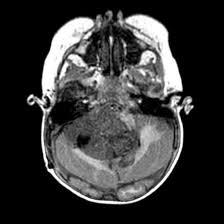
#> input picture Graph Cut/medical_image.jpg, 224 x 224 px, found by its file name
$ python OTSU.py
#> lines starting #> are read from the running program, lines starting #| are printed output that depends on the picture; after the words box and inside, x2 and y2 are one past the last pixel; in counts of white or black regions, pixels touching at a corner belong together
import cv2
import numpy as np


image = cv2.imread("Otsu\medical_image.jpg", 0)
#> image is the input picture: shape (224, 224); min 0, max 255, mean 55.9


ret, segmented = cv2.threshold(
    image,
    0,
    255,
    cv2.THRESH_BINARY + cv2.THRESH_OTSU
)
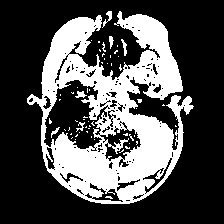
#> segmented: shape (224, 224); 31.1% white; 58 white regions (51 under 20 px), largest, box (x1, y1, x2, y2) and area: (27, 11, 194, 204) 15114, (102, 11, 112, 28) 57, (75, 91, 87, 98) 48
#> ret = 83

cv2.imwrite("Otsu\otsu_result.png", segmented)


print("Optimal Threshold:", ret)
#| Optimal Threshold: 83.0

$ run again, with Graph Cut/image.png saved as Graph Cut/medical_image.jpg
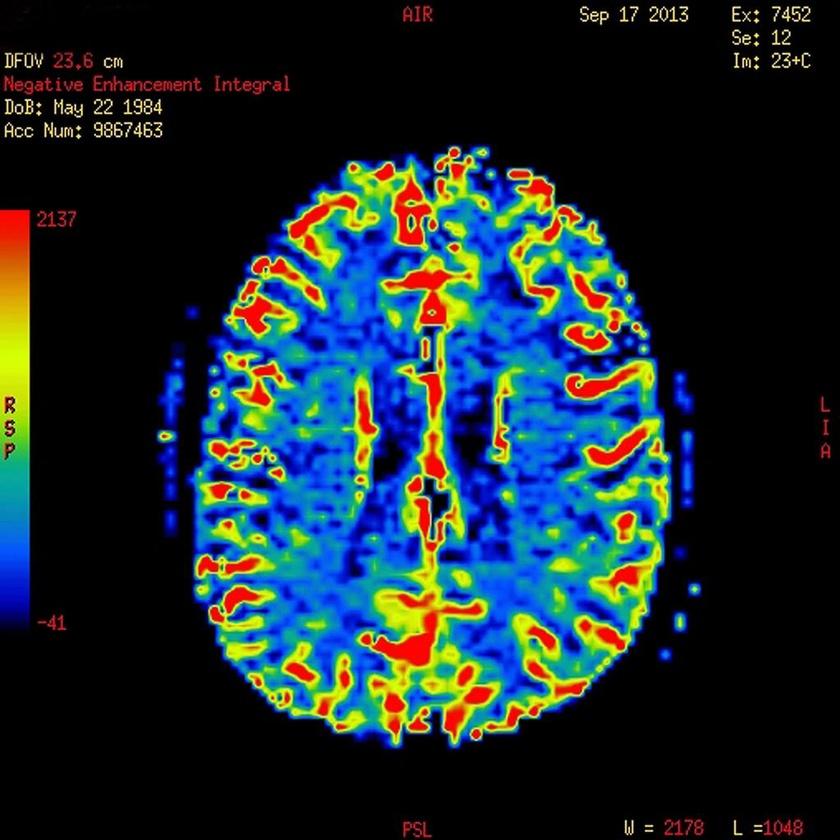
#> input picture Graph Cut/image.png, 840 x 840 px, shrunk from 1024 x 1024 before the run, found by its file name
#> `image = cv2.imread("Otsu\medical_image.jpg", 0)`:
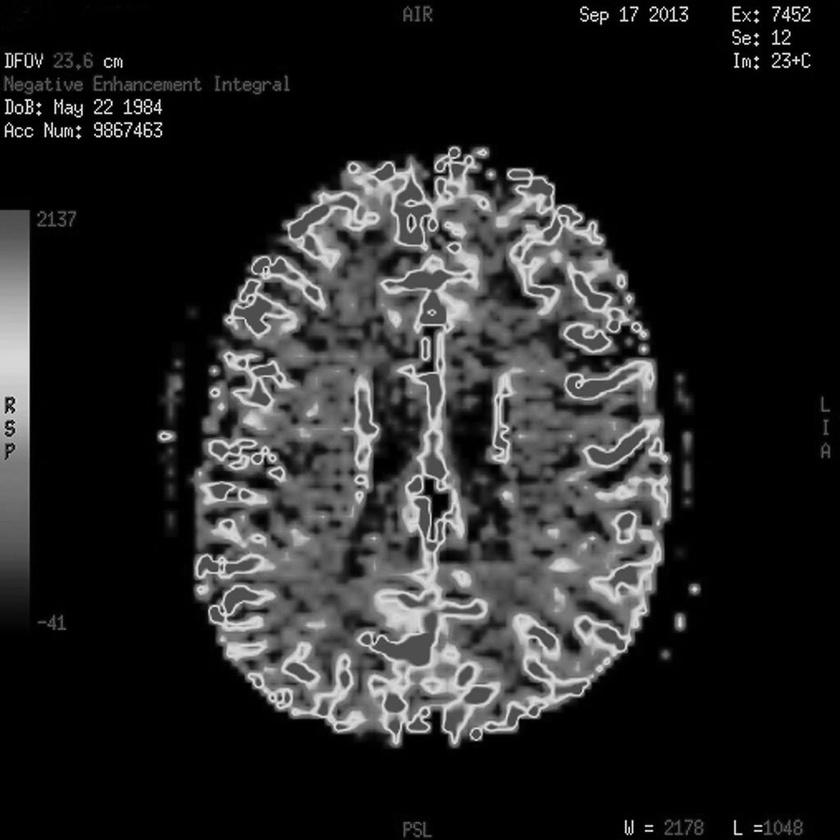
#> image: shape (840, 840); min 0, max 254, mean 38
#> `ret, segmented = cv2.threshold( image, 0, 255, cv2.THRESH_BINARY + cv2..`:
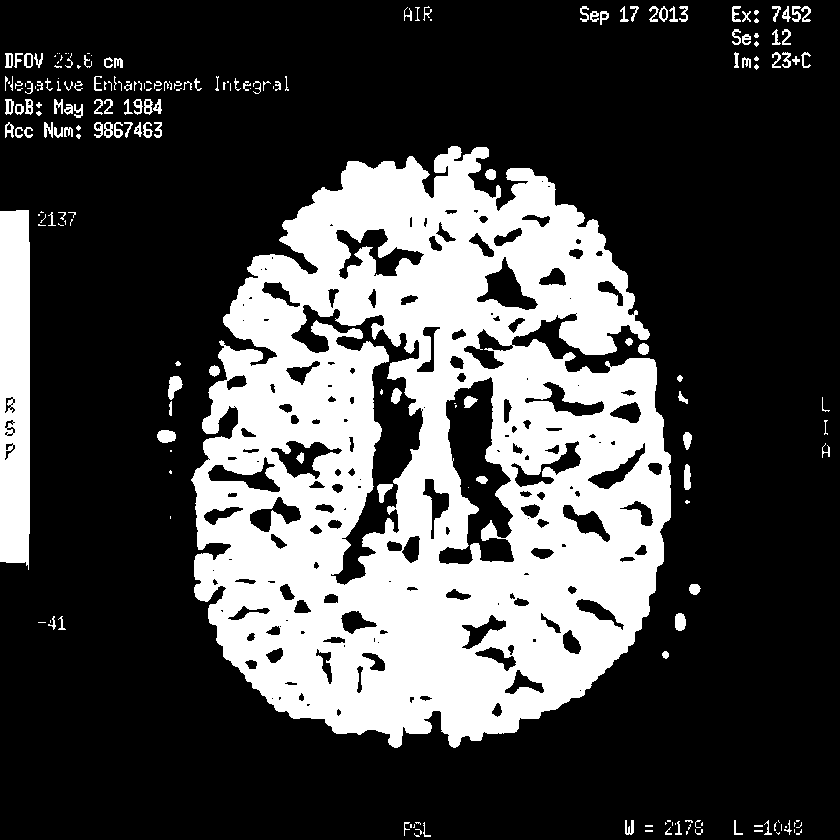
#> segmented: shape (840, 840); 28% white; 215 white regions (93 under 20 px), largest, box (x1, y1, x2, y2) and area: (191, 146, 671, 748) 179211, (0, 210, 30, 570) 10320, (168, 376, 183, 400) 222
#> ret = 64
#| Optimal Threshold: 64.0

$ run again, with Graph Cut/image2.png saved as Graph Cut/medical_image.jpg
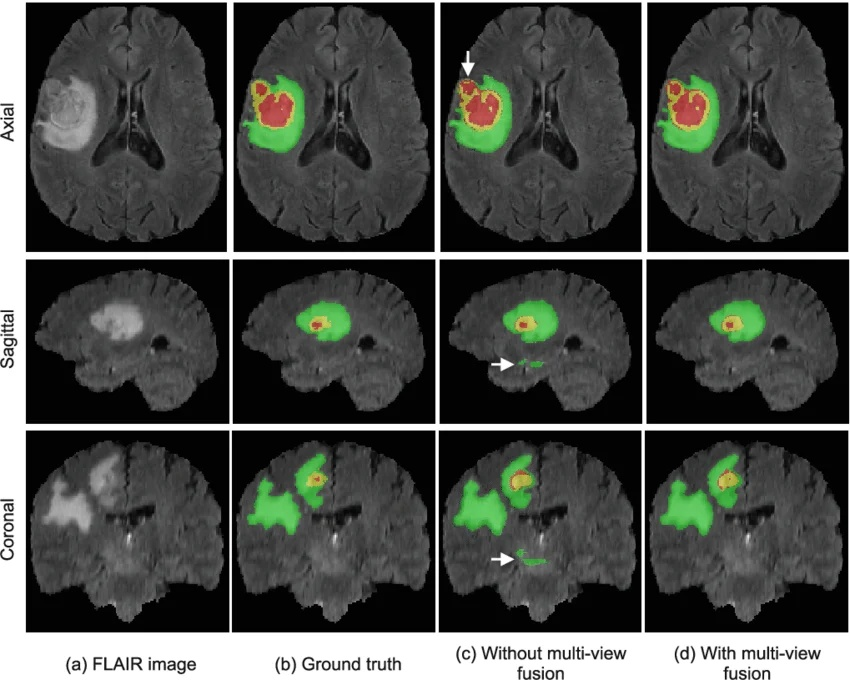
#> input picture Graph Cut/image2.png, 850 x 680 px, found by its file name
#> `image = cv2.imread("Otsu\medical_image.jpg", 0)`:
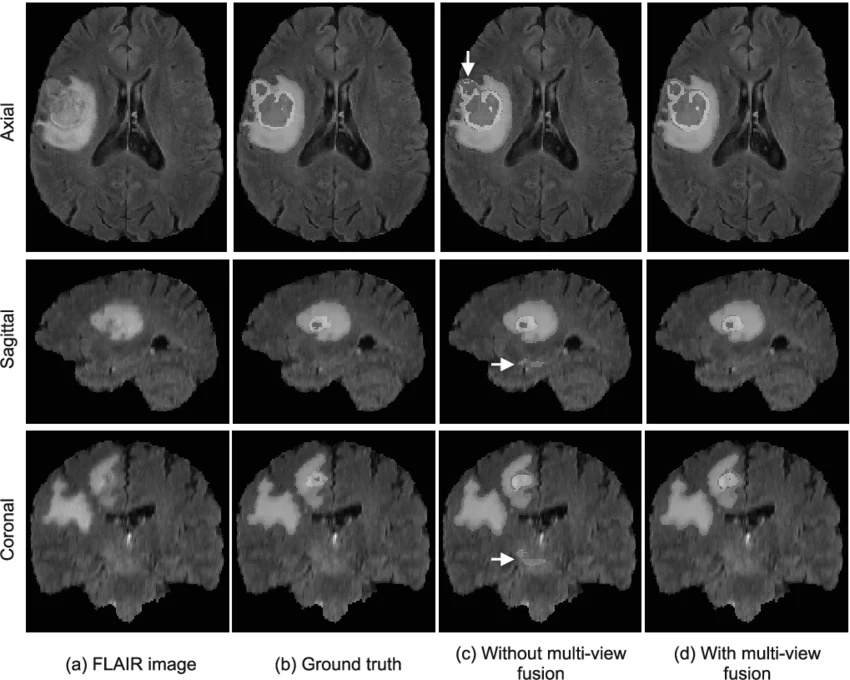
#> image: shape (680, 850); min 0, max 255, mean 74.6
#> `ret, segmented = cv2.threshold( image, 0, 255, cv2.THRESH_BINARY + cv2..`:
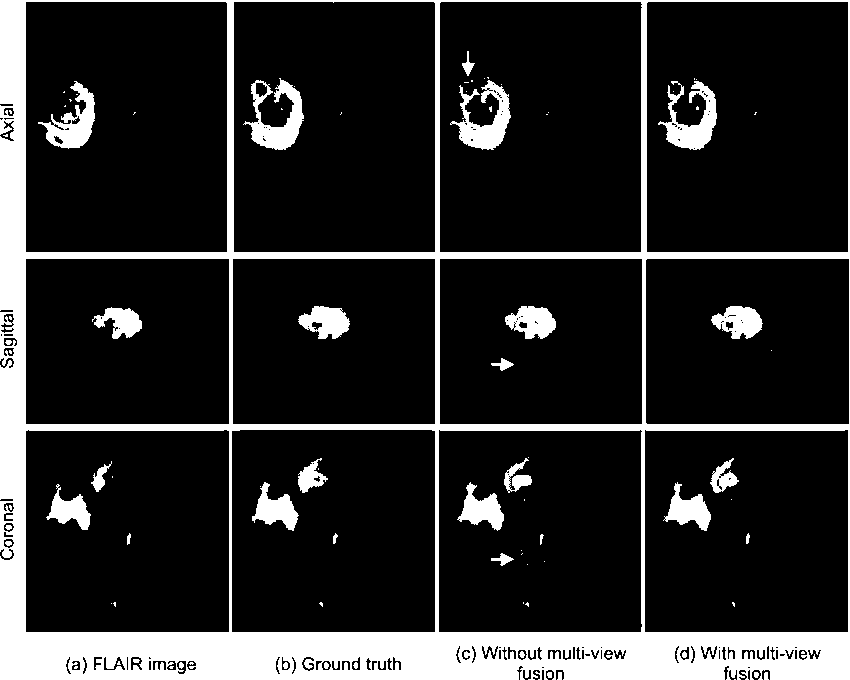
#> segmented: shape (680, 850); 16.3% white; 89 white regions (51 under 20 px), largest, box (x1, y1, x2, y2) and area: (0, 0, 850, 680) 75955, (243, 78, 304, 150) 1933, (450, 80, 511, 150) 1860
#> ret = 136
#| Optimal Threshold: 136.0

$ run again, with Graph Cut/image3.png saved as Graph Cut/medical_image.jpg
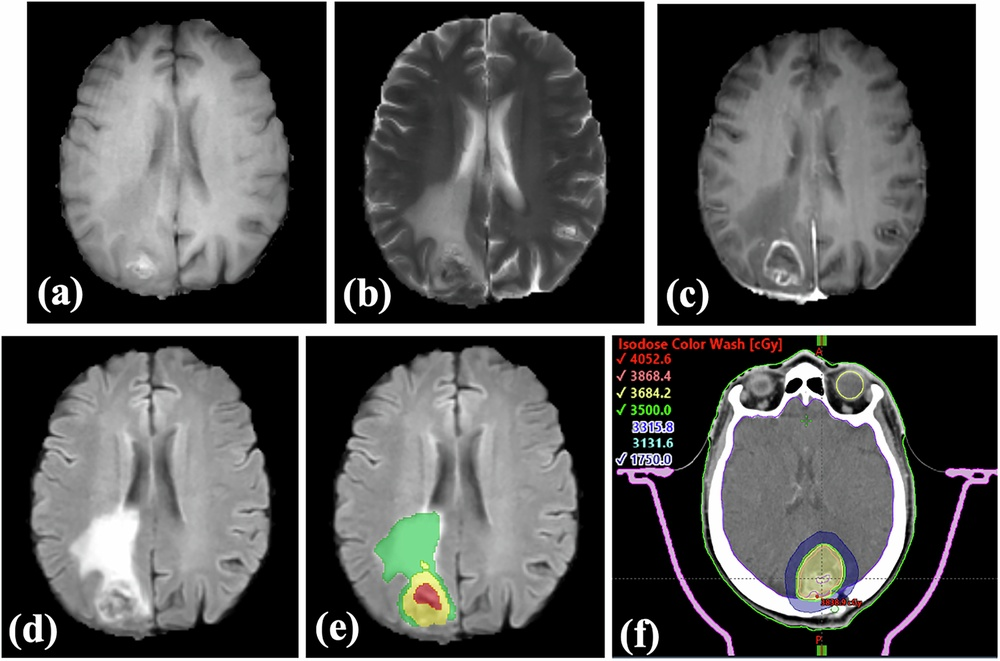
#> input picture Graph Cut/image3.png, 1000 x 661 px, shrunk from 1650 x 1091 before the run, found by its file name
#> `image = cv2.imread("Otsu\medical_image.jpg", 0)`:
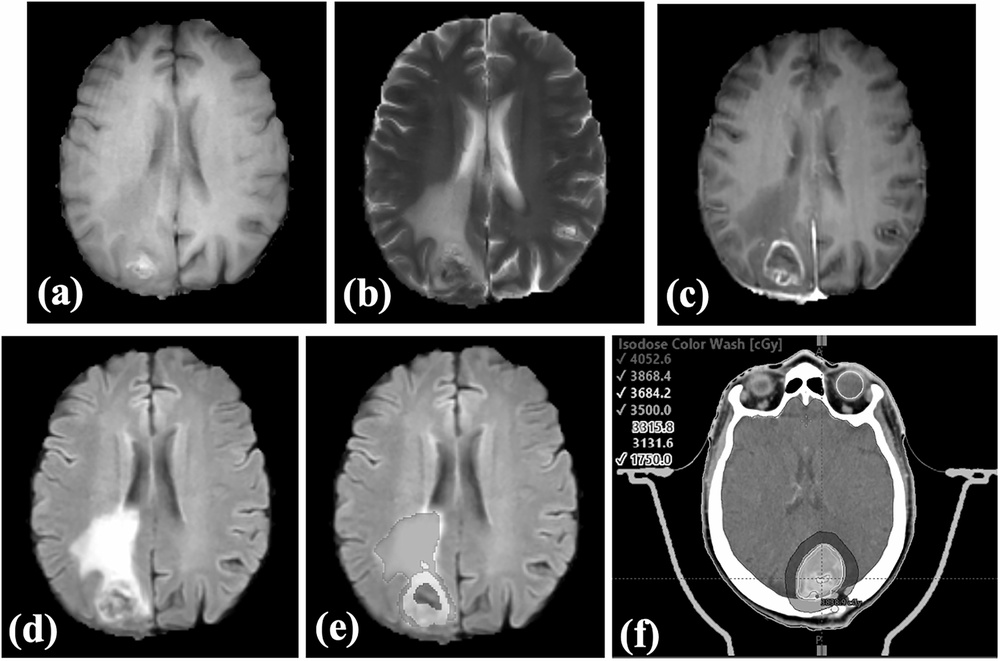
#> image: shape (661, 1000); min 0, max 255, mean 83.3
#> `ret, segmented = cv2.threshold( image, 0, 255, cv2.THRESH_BINARY + cv2..`:
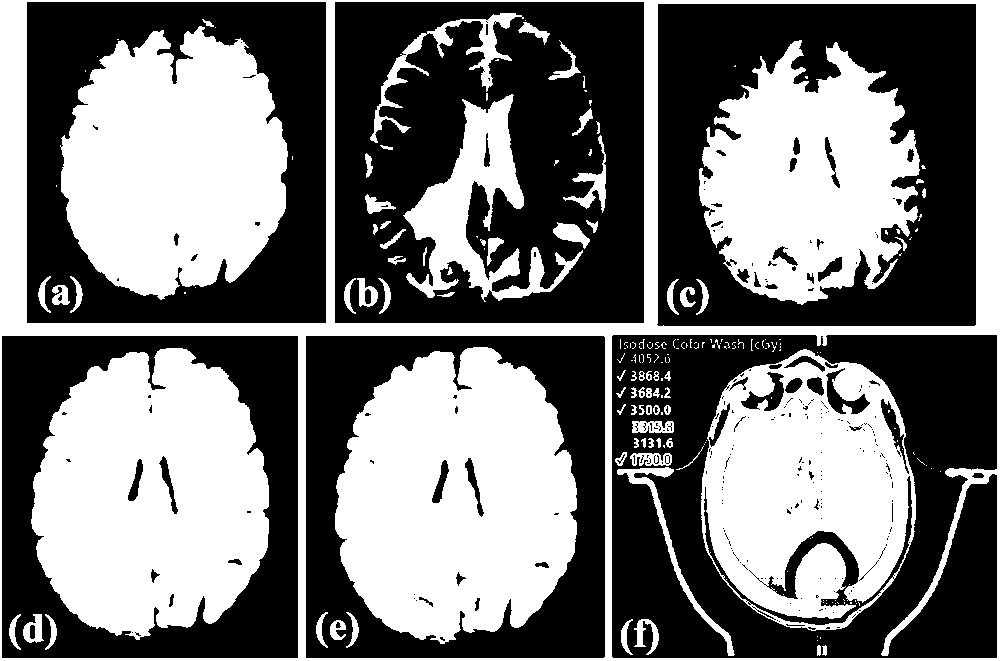
#> segmented: shape (661, 1000); 46.5% white; 202 white regions (123 under 20 px), largest, box (x1, y1, x2, y2) and area: (335, 347, 577, 644) 54533, (31, 348, 269, 640) 52668, (0, 0, 1000, 661) 49220
#> ret = 88
#| Optimal Threshold: 88.0
